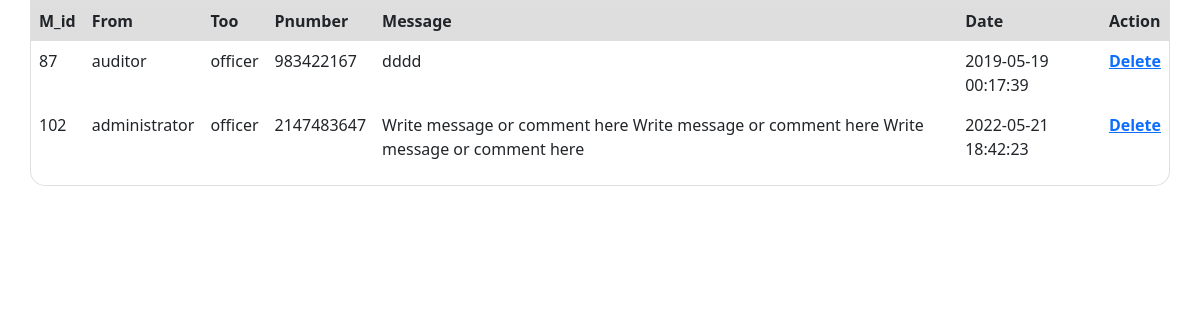
The app's page /officermessage.php with its own data.
### tables this page shows
CREATE TABLE `message` (
  `m_id` int(120) NOT NULL,
  `frm` varchar(40) NOT NULL,
  `too` varchar(40) NOT NULL,
  `pnumber` int(16) NOT NULL,
  `message` varchar(500) NOT NULL,
  `Date` datetime NOT NULL
);

### officermessage.php (the view, shortened to what this page needs)
<!doctype html>
<html>
<head>
    <link href="bootstrap/dist/css/bootstrap.css" rel="stylesheet" type="text/css">
</head>
<body>
    <?php
		$con = mysqli_connect("localhost","root","") or die (mysql_error());
		mysqli_select_db($con,"financedb" );
		?>
    <form name="search" method="post" action="searchmsg2.php">
        <div class="container card p-0" style="border-radius: 0 0 15px 15px !important;">
            <table class="table table-borderless">
                <thead class="section-header"
                    style="background-color: #dedede !important; padding: 0.5em 1em !important; font-weight: 600 !important;">
                    <tr>
                        <th scope="col">M_id</th>
                        <th scope="col">From</th>
                        <th scope="col">Too</th>
                        <th scope="col">Pnumber</th>
                        <th scope="col">Message</th>
                        <th scope="col">Date</th>
                        <th scope="col">Action</th>
                    </tr>
                </thead>
                <tbody>
                    <?php
						$query="select * from message where too='officer' ";
						$result=mysqli_query($con,$query);
						while($row3 = mysqli_fetch_array($result))
						{
						echo "<tr>";
						echo '<td>'.$row3['m_id'].'</td>';
						echo '<td>'.$row3['frm'].'</td>';
						echo '<td>'.$row3['too'].'</td>';
						echo '<td>'.$row3['pnumber'].'</td>';
						echo '<td>'.$row3['message'].'</td>';
						echo '<td>'.$row3['Date'].'</td>';
						echo '<td>';
						 ?>
                    <a rel="facebook" href="offimsg1.php?m_id=<?php echo $row3['m_id']; ?> & view=delete"
                        onClick="return confirm('Are you sure??')"> <strong>Delete</strong></a>
                    <?php
						echo "</td> </tr>";
						  }
						 ?>
                </tbody>
            </table>
</body>
</html>

### records on screen
message: m_id "87", frm "auditor", too "officer", pnumber "983422167", message "dddd", Date "2019-05-19 00:17:39"
message: m_id "102", frm "administrator", too "officer", pnumber "2147483647", message "Write message or comment here Write message or comment here Write message or comment here", Date "2022-05-21 18:42:23"
